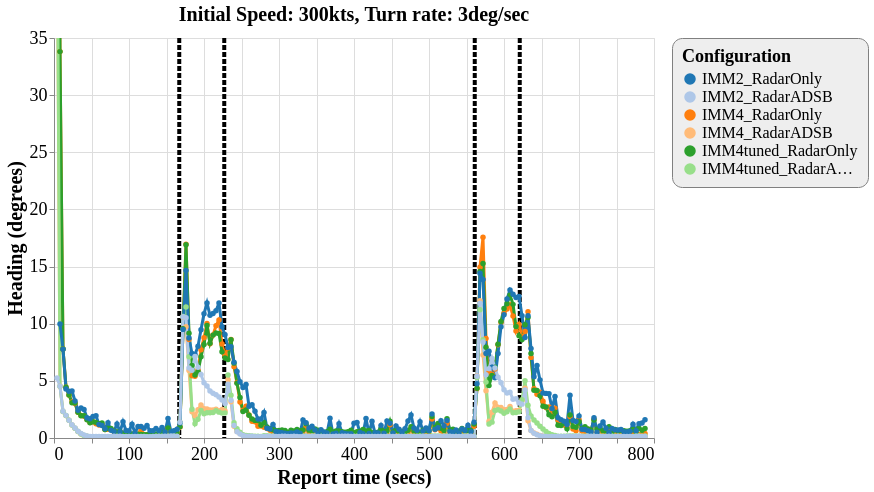

The specification (Vega-Lite) saved for this image:
### Vega-Lite specification from a JSON file in a GitHub repository (floating-point values rounded to 4 significant figures; data arrays with more than 128 entries replaced by an {"elided": "..."} marker saying what was removed)
{"config": {"view": {"continuousWidth": 600, "continuousHeight": 400}, "axisX": {"labelFontSize": 18, "titleFontSize": 20}, "axisY": {"labelFontSize": 18, "titleFontSize": 20}, "font": "Times New Roman", "legend": {"cornerRadius": 10, "fillColor": "#EEEEEE", "labelFontSize": 16, "padding": 10, "strokeColor": "gray", "titleFontSize": 18}, "title": {"fontSize": 20}}, "layer": [{"data": {"name": "data-fb805b8b113953d0e6099066e816006d"}, "mark": {"type": "rule", "strokeDash": [5, 2], "strokeWidth": 4}, "encoding": {"color": {"type": "nominal", "field": "color", "scale": null}, "x": {"type": "quantitative", "field": "tt"}}}, {"data": {"name": "data-b3bb2a6fbc331e44620ea2ab712c3820"}, "mark": {"type": "line", "point": true, "strokeWidth": 3}, "encoding": {"color": {"type": "ordinal", "field": "config", "scale": {"scheme": "category20"}, "sort": ["IMM2_RadarOnly", "IMM2_RadarADSB", "IMM4_RadarOnly", "IMM4_RadarADSB", "IMM4tuned_RadarOnly", "IMM4tuned_RadarADSB"], "title": "Configuration"}, "x": {"type": "quantitative", "field": "time", "title": "Report time (secs)"}, "y": {"type": "quantitative", "field": "rmse_hdg", "scale": {"domain": [0, 35], "zero": false}, "title": "Heading (degrees)"}}, "selection": {"selector123": {"type": "interval", "bind": "scales", "encodings": ["x", "y"]}}, "title": "Initial Speed: 300kts, Turn rate: 3deg/sec"}], "$schema": "https://vega.github.io/schema/vega-lite/v4.8.1.json", "datasets": {"data-fb805b8b113953d0e6099066e816006d": [{"tt": 167, "color": "black"}, {"tt": 227, "color": "black"}, {"tt": 561, "color": "black"}, {"tt": 621, "color": "black"}], "data-b3bb2a6fbc331e44620ea2ab712c3820": {"elided": "1181 records"}}}
